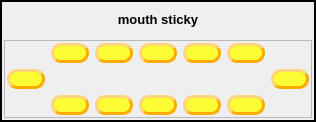
              <widget class="QFrame" name="frame_14">
               <property name="frameShape">
                <enum>QFrame::WinPanel</enum>
               </property>
               <layout class="QGridLayout" name="gridLayout_12">
                <property name="leftMargin">
                 <number>2</number>
                </property>
                <property name="topMargin">
                 <number>2</number>
                </property>
                <property name="rightMargin">
                 <number>2</number>
                </property>
                <property name="bottomMargin">
                 <number>2</number>
                </property>
                <item row="1" column="0">
                 <widget class="QFrame" name="frame_15">
                  <property name="frameShape">
                   <enum>QFrame::StyledPanel</enum>
                  </property>
                  <property name="frameShadow">
                   <enum>QFrame::Plain</enum>
                  </property>
                  <layout class="QGridLayout" name="gridLayout_24">
                   <property name="leftMargin">
                    <number>2</number>
                   </property>
                   <property name="topMargin">
                    <number>2</number>
                   </property>
                   <property name="rightMargin">
                    <number>2</number>
                   </property>
                   <property name="bottomMargin">
                    <number>2</number>
                   </property>
                   <item row="0" column="1">
                    <widget class="QPushButton" name="CTRL_R_mouth_stickyOuterU">
                     <property name="minimumSize">
                      <size>
                       <width>20</width>
                       <height>20</height>
                      </size>
                     </property>
                     <property name="styleSheet">
                      <string notr="true">QPushButton{
background-color: rgba(255, 255, 0, 200);
border-style: outset;
border-width: 3px;
border-radius: 10px;
border-color: rgb(255, 170, 0);
}
QPushButton:hover{
background-color:rgba(0,0,200,60); 
color: black;}
QPushButton:checked{
background-color: rgba(0,255, 0 ,200);
border-style: inset; }

</string>
                     </property>
                     <property name="text">
                      <string/>
                     </property>
                    </widget>
                   </item>
                   <item row="0" column="2">
                    <widget class="QPushButton" name="CTRL_R_mouth_stickyInnerU">
                     <property name="minimumSize">
                      <size>
                       <width>20</width>
                       <height>20</height>
                      </size>
                     </property>
                     <property name="styleSheet">
                      <string notr="true">QPushButton{
background-color: rgba(255, 255, 0, 200);
border-style: outset;
border-width: 3px;
border-radius: 10px;
border-color: rgb(255, 170, 0);
}
QPushButton:hover{
background-color:rgba(0,0,200,60); 
color: black;}
QPushButton:checked{
background-color: rgba(0,255, 0 ,200);
border-style: inset; }

</string>
                     </property>
                     <property name="text">
                      <string/>
                     </property>
                    </widget>
                   </item>
                   <item row="0" column="3">
                    <widget class="QPushButton" name="CTRL_C_mouth_stickyU">
                     <property name="minimumSize">
                      <size>
                       <width>20</width>
                       <height>20</height>
                      </size>
                     </property>
                     <property name="styleSheet">
                      <string notr="true">QPushButton{
background-color: rgba(255, 255, 0, 200);
border-style: outset;
border-width: 3px;
border-radius: 10px;
border-color: rgb(255, 170, 0);
}
QPushButton:hover{
background-color:rgba(0,0,200,60); 
color: black;}
QPushButton:checked{
background-color: rgba(0,255, 0 ,200);
border-style: inset; }

</string>
                     </property>
                     <property name="text">
                      <string/>
                     </property>
                    </widget>
                   </item>
                   <item row="0" column="4">
                    <widget class="QPushButton" name="CTRL_L_mouth_stickyInnerU">
                     <property name="minimumSize">
                      <size>
                       <width>20</width>
                       <height>20</height>
                      </size>
                     </property>
                     <property name="styleSheet">
                      <string notr="true">QPushButton{
background-color: rgba(255, 255, 0, 200);
border-style: outset;
border-width: 3px;
border-radius: 10px;
border-color: rgb(255, 170, 0);
}
QPushButton:hover{
background-color:rgba(0,0,200,60); 
color: black;}
QPushButton:checked{
background-color: rgba(0,255, 0 ,200);
border-style: inset; }

</string>
                     </property>
                     <property name="text">
                      <string/>
                     </property>
                    </widget>
                   </item>
                   <item row="0" column="5">
                    <widget class="QPushButton" name="CTRL_L_mouth_stickyOuterU">
                     <property name="minimumSize">
                      <size>
                       <width>20</width>
                       <height>20</height>
                      </size>
                     </property>
                     <property name="styleSheet">
                      <string notr="true">QPushButton{
background-color: rgba(255, 255, 0, 200);
border-style: outset;
border-width: 3px;
border-radius: 10px;
border-color: rgb(255, 170, 0);
}
QPushButton:hover{
background-color:rgba(0,0,200,60); 
color: black;}
QPushButton:checked{
background-color: rgba(0,255, 0 ,200);
border-style: inset; }

</string>
                     </property>
                     <property name="text">
                      <string/>
                     </property>
                    </widget>
                   </item>
                   <item row="1" column="0">
                    <widget class="QPushButton" name="CTRL_R_mouth_lipSticky">
                     <property name="minimumSize">
                      <size>
                       <width>20</width>
                       <height>20</height>
                      </size>
                     </property>
                     <property name="styleSheet">
                      <string notr="true">QPushButton{
background-color: rgba(255, 255, 0, 200);
border-style: outset;
border-width: 3px;
border-radius: 10px;
border-color: rgb(255, 170, 0);
}
QPushButton:hover{
background-color:rgba(0,0,200,60); 
color: black;}
QPushButton:checked{
background-color: rgba(0,255, 0 ,200);
border-style: inset; }

</string>
                     </property>
                     <property name="text">
                      <string/>
                     </property>
                    </widget>
                   </item>
                   <item row="1" column="6">
                    <widget class="QPushButton" name="CTRL_L_mouth_lipSticky">
                     <property name="minimumSize">
                      <size>
                       <width>20</width>
                       <height>20</height>
                      </size>
                     </property>
                     <property name="styleSheet">
                      <string notr="true">QPushButton{
background-color: rgba(255, 255, 0, 200);
border-style: outset;
border-width: 3px;
border-radius: 10px;
border-color: rgb(255, 170, 0);
}
QPushButton:hover{
background-color:rgba(0,0,200,60); 
color: black;}
QPushButton:checked{
background-color: rgba(0,255, 0 ,200);
border-style: inset; }

</string>
                     </property>
                     <property name="text">
                      <string/>
                     </property>
                    </widget>
                   </item>
                   <item row="2" column="1">
                    <widget class="QPushButton" name="CTRL_R_mouth_stickyOuterD">
                     <property name="minimumSize">
                      <size>
                       <width>20</width>
                       <height>20</height>
                      </size>
                     </property>
                     <property name="styleSheet">
                      <string notr="true">QPushButton{
background-color: rgba(255, 255, 0, 200);
border-style: outset;
border-width: 3px;
border-radius: 10px;
border-color: rgb(255, 170, 0);
}
QPushButton:hover{
background-color:rgba(0,0,200,60); 
color: black;}
QPushButton:checked{
background-color: rgba(0,255, 0 ,200);
border-style: inset; }

</string>
                     </property>
                     <property name="text">
                      <string/>
                     </property>
                    </widget>
                   </item>
                   <item row="2" column="2">
                    <widget class="QPushButton" name="CTRL_R_mouth_stickyInnerD">
                     <property name="minimumSize">
                      <size>
                       <width>20</width>
                       <height>20</height>
                      </size>
                     </property>
                     <property name="styleSheet">
                      <string notr="true">QPushButton{
background-color: rgba(255, 255, 0, 200);
border-style: outset;
border-width: 3px;
border-radius: 10px;
border-color: rgb(255, 170, 0);
}
QPushButton:hover{
background-color:rgba(0,0,200,60); 
color: black;}
QPushButton:checked{
background-color: rgba(0,255, 0 ,200);
border-style: inset; }

</string>
                     </property>
                     <property name="text">
                      <string/>
                     </property>
                    </widget>
                   </item>
                   <item row="2" column="3">
                    <widget class="QPushButton" name="CTRL_C_mouth_stickyD">
                     <property name="minimumSize">
                      <size>
                       <width>20</width>
                       <height>20</height>
                      </size>
                     </property>
                     <property name="styleSheet">
                      <string notr="true">QPushButton{
background-color: rgba(255, 255, 0, 200);
border-style: outset;
border-width: 3px;
border-radius: 10px;
border-color: rgb(255, 170, 0);
}
QPushButton:hover{
background-color:rgba(0,0,200,60); 
color: black;}
QPushButton:checked{
background-color: rgba(0,255, 0 ,200);
border-style: inset; }

</string>
                     </property>
                     <property name="text">
                      <string/>
                     </property>
                    </widget>
                   </item>
                   <item row="2" column="4">
                    <widget class="QPushButton" name="CTRL_L_mouth_stickyInnerD">
                     <property name="minimumSize">
                      <size>
                       <width>20</width>
                       <height>20</height>
                      </size>
                     </property>
                     <property name="styleSheet">
                      <string notr="true">QPushButton{
background-color: rgba(255, 255, 0, 200);
border-style: outset;
border-width: 3px;
border-radius: 10px;
border-color: rgb(255, 170, 0);
}
QPushButton:hover{
background-color:rgba(0,0,200,60); 
color: black;}
QPushButton:checked{
background-color: rgba(0,255, 0 ,200);
border-style: inset; }

</string>
                     </property>
                     <property name="text">
                      <string/>
                     </property>
                    </widget>
                   </item>
                   <item row="2" column="5">
                    <widget class="QPushButton" name="CTRL_L_mouth_stickyOuterD">
                     <property name="minimumSize">
                      <size>
                       <width>20</width>
                       <height>20</height>
                      </size>
                     </property>
                     <property name="styleSheet">
                      <string notr="true">QPushButton{
background-color: rgba(255, 255, 0, 200);
border-style: outset;
border-width: 3px;
border-radius: 10px;
border-color: rgb(255, 170, 0);
}
QPushButton:hover{
background-color:rgba(0,0,200,60); 
color: black;}
QPushButton:checked{
background-color: rgba(0,255, 0 ,200);
border-style: inset; }

</string>
                     </property>
                     <property name="text">
                      <string/>
                     </property>
                    </widget>
                   </item>
                  </layout>
                 </widget>
                </item>
                <item row="0" column="0">
                 <widget class="QLabel" name="label_4">
                  <property name="minimumSize">
                   <size>
                    <width>0</width>
                    <height>30</height>
                   </size>
                  </property>
                  <property name="maximumSize">
                   <size>
                    <width>16777215</width>
                    <height>30</height>
                   </size>
                  </property>
                  <property name="font">
                   <font>
                    <pointsize>10</pointsize>
                    <weight>75</weight>
                    <bold>true</bold>
                   </font>
                  </property>
                  <property name="text">
                   <string>mouth sticky</string>
                  </property>
                  <property name="alignment">
                   <set>Qt::AlignCenter</set>
                  </property>
                 </widget>
                </item>
               </layout>
              </widget>
